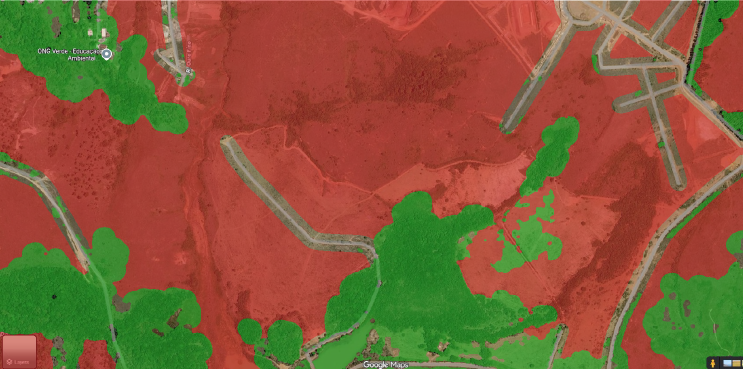
#> input picture outputs/Captura de tela 2026-05-11 202053/context_masks.png, 1486 x 738 px (shown at 1/2 size)
$ python montar_figuras.py
#> lines starting #> are read from the running program, lines starting #| are printed output that depends on the picture
"""
Gera as figuras do relatorio (latex/figuras/) e da apresentacao
(latex/apresentacao/figuras/) a partir das saidas em outputs/.

Produz:
  - grid_<data>.png  : os 9 passos de cada imagem (4 em cima, 5 embaixo),
                       rotulados, com o nome da imagem no topo (apresentacao).
  - dataset_exemplo.png : tile do SpaceNet — imagem ORIGINAL primeiro, depois a
                          mascara e o grafo de referencia (relatorio+apresentacao).
  - passo_1..9.png   : os 9 passos de uma imagem representativa (relatorio).
  - resultado_<data>.png : overlay final de cada imagem (relatorio).

Uso (a partir de versão_2/):  python montar_figuras.py
"""

import os
import cv2
import numpy as np

V2 = os.path.dirname(os.path.abspath(__file__))
OUT = os.path.join(V2, "outputs")
FIG_REL = os.path.join(V2, "latex", "figuras")
FIG_APR = os.path.join(V2, "latex", "apresentacao", "figuras")
DATA = os.path.join(V2, "..", "data")
os.makedirs(FIG_REL, exist_ok=True)
os.makedirs(FIG_APR, exist_ok=True)


def imread_u(path, flags=cv2.IMREAD_COLOR):
    """cv2.imread Unicode-safe (caminhos com 'ã' quebram o imread no Windows)."""
#> in imread_u, returned value is the input picture: shape (738, 1486, 3); mean B, G, R 56, 90.1, 133.8
    try:
        data = np.fromfile(path, dtype=np.uint8)
        return cv2.imdecode(data, flags) if data.size else None
    except Exception:
        return None


def imwrite_u(path, img, maxw=1000):
    """cv2.imwrite Unicode-safe, com limite de largura (PDF leve)."""
#> called with path = 'latex/figuras/contexto_legenda.png', maxw = 1000
    if maxw and img.shape[1] > maxw:
        s = maxw / img.shape[1]
#> s = 0.673
        img = cv2.resize(img, (maxw, int(img.shape[0] * s)),
                         interpolation=cv2.INTER_AREA)
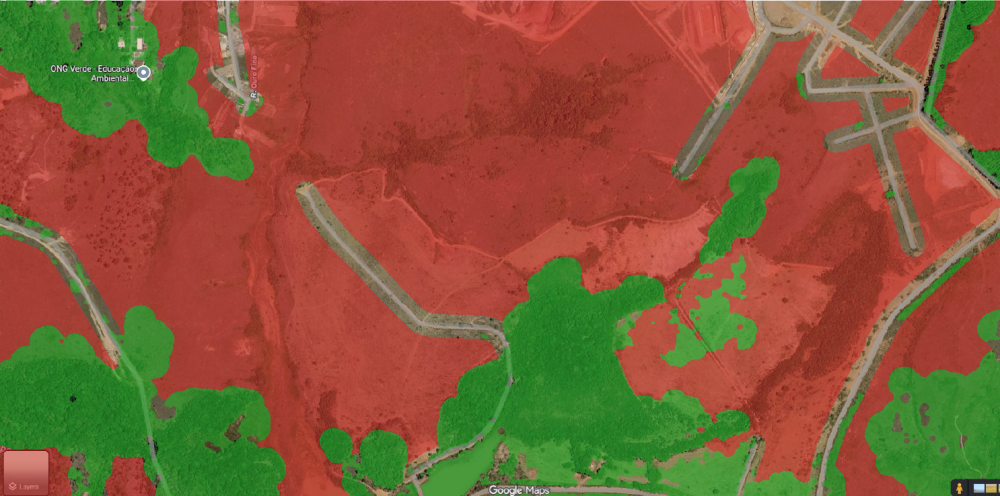
#> img: shape (496, 1000, 3); mean of channels 0, 1, 2 56, 90.1, 133.8; drawn as B, G, R
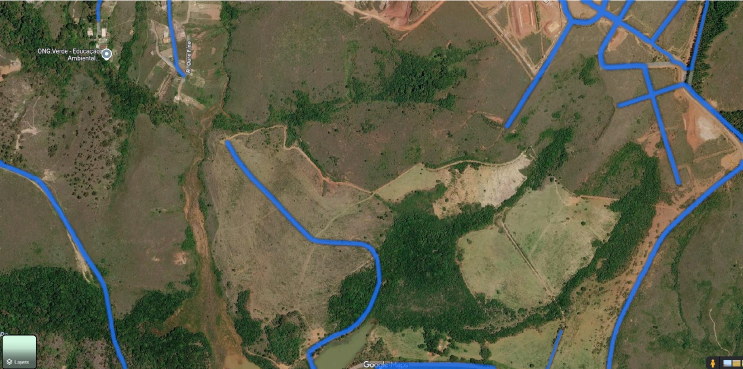
#> input picture outputs/Captura de tela 2026-05-11 202053/thick_overlay.png, 1486 x 738 px (shown at 1/2 size)
#> in imread_u, returned value is the input picture: shape (738, 1486, 3); mean B, G, R 71.1, 94.6, 93.6
    ext = os.path.splitext(path)[1] or ".png"
    ok, buf = cv2.imencode(ext, img)
    if ok:
        buf.tofile(path)
    return ok

STEPS = ["1_original", "2_preprocessamento_canny", "3_probabilidade_modelo",
         "4_mascaras_contexto", "5_probabilidade_suprimida", "6_binaria",
         "7_grafo_bruto", "8_grafo_refinado", "9_overlay_final"]
LABELS = ["1. Original", "2. Pre-proc (canny)", "3. Prob. modelo",
          "4. Mascaras contexto", "5. Prob. suprimida", "6. Binaria",
          "7. Grafo bruto", "8. Grafo refinado", "9. Overlay final"]


def _sanitize(folder):
    return folder.replace("Captura de tela ", "").replace(" ", "_")


# [48 lines left out: functions _labeled_thumb, build_step_grid, not called in this run]


def build_dataset_example():
    """Tile do SpaceNet: ORIGINAL primeiro, depois mascara GT, grafo e overlay."""
    tile = "AOI_2_Vegas_116"
    rgb = imread_u(os.path.join(DATA, tile + "__rgb.png"))
    gt = imread_u(os.path.join(DATA, tile + "__gt.png"))
    if rgb is None:
        print("dataset: tile nao encontrado, pulando")
        return

    H_img, W_img = rgb.shape[:2]
    p_path = os.path.join(DATA, tile + "__gt_graph_dense.p")

    # Try drawing from pickle for perfect alignment
    if os.path.exists(p_path):
        import pickle
        gd = np.zeros((H_img, W_img, 3), dtype=np.uint8)
        try:
            with open(p_path, 'rb') as f:
                g = pickle.load(f)
            # Draw edges
            for node, neighbors in g.items():
                y, x = node
                col = int(x)
                row = int(H_img - 1 - y)
                for nb in neighbors:
                    ny, nx = nb
                    ncol = int(nx)
                    nrow = int(H_img - 1 - ny)
                    cv2.line(gd, (col, row), (ncol, nrow), (255, 255, 255), 2)
            # Draw nodes
            for node in g.keys():
                y, x = node
                col = int(x)
                row = int(H_img - 1 - y)
                cv2.circle(gd, (col, row), 4, (255, 255, 255), -1)
        except Exception as e:
            print(f"Error drawing graph from pickle: {e}")
            gd = imread_u(os.path.join(DATA, tile + "__gt_graph_dense.png"))
    else:
        gd = imread_u(os.path.join(DATA, tile + "__gt_graph_dense.png"))

    H = 460

    # [8 lines left out: function lab, not called in this run]

    if gd is None:
        gd = np.full((H_img, W_img, 3), 40, np.uint8)

    gd_resized = cv2.resize(gd, (rgb.shape[1], rgb.shape[0]))
    overlay = rgb.copy()
    overlay[gd_resized[:, :, 0] > 127] = [0, 0, 255] # Vermelho em BGR

    gap = np.full((H, 8, 3), 255, np.uint8)
    montage = np.hstack([lab(rgb, "1) Imagem original (entrada)"), gap,
                         lab(gt, "2) Mascara de via (GT)"), gap,
                         lab(gd, "3) Grafo de referencia"), gap,
                         lab(overlay, "4) Grafo sobreposto")])
    for d in (FIG_REL, FIG_APR):
        imwrite_u(os.path.join(d, "dataset_exemplo.png"), montage)


def build_report_steps(folder="Captura de tela 2026-06-12 135241"):
    """Passos individuais de uma imagem representativa (relatorio: passo_N.png;
    apresentacao: nomes originais usados nos slides de explicacao do pipeline)."""
    pd = os.path.join(OUT, folder, "passos")
    for i, s in enumerate(STEPS, 1):
        im = imread_u(os.path.join(pd, s + ".png"))
        if im is None:
            continue
        imwrite_u(os.path.join(FIG_REL, f"passo_{i}.png"), im)
        imwrite_u(os.path.join(FIG_APR, s + ".png"), im)  # refresca a apresentacao
    # tambem a mascara de contexto como exemplo da legenda de cores
    ctx = imread_u(os.path.join(OUT, "Captura de tela 2026-05-13 020059",
                                  "context_masks.png"))
    if ctx is not None:
        imwrite_u(os.path.join(FIG_REL, "contexto_legenda.png"), ctx)


def build_result_overlays():
    for folder in sorted(os.listdir(OUT)):
        if not os.path.isdir(os.path.join(OUT, folder)):
            continue
        ov = os.path.join(OUT, folder, "thick_overlay.png")
        im = imread_u(ov) if os.path.isfile(ov) else None
        if im is not None:
            imwrite_u(os.path.join(FIG_REL, f"resultado_{_sanitize(folder)}.png"), im)
#> call 2 of imwrite_u, with maxw = 1000
#> in imwrite_u (call 2), `img = cv2.resize(img, (maxw, int(img.shape[0] * s)), interpolation=cv2..`:
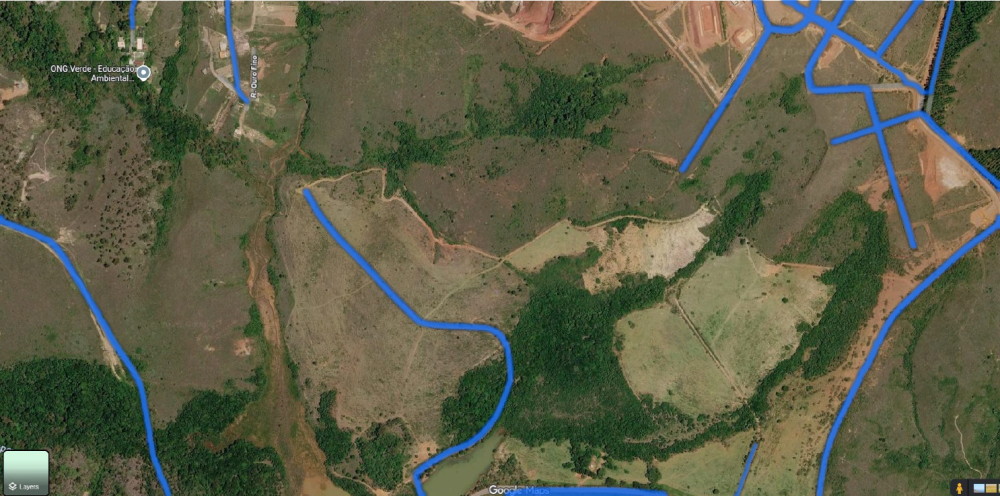
#> img: shape (496, 1000, 3); mean of channels 0, 1, 2 71.1, 94.6, 93.6; drawn as B, G, R


def build_all_report_steps():
    """Copia todos os 9 passos de cada imagem com prefixo para o relatorio."""
    for folder in sorted(os.listdir(OUT)):
        pd = os.path.join(OUT, folder, "passos")
        if not os.path.isdir(pd):
            continue
        san = _sanitize(folder)
        for i, s in enumerate(STEPS, 1):
            im = imread_u(os.path.join(pd, s + ".png"))
            if im is not None:
                imwrite_u(os.path.join(FIG_REL, f"{san}_passo_{i}.png"), im)


def main():
    folders = [d for d in sorted(os.listdir(OUT))
               if os.path.isdir(os.path.join(OUT, d, "passos"))]
    print(f"{len(folders)} imagens")
    for f in folders:
        print("grid:", build_step_grid(f))
    build_dataset_example()
    build_report_steps()
    build_result_overlays()
    build_all_report_steps()
    print("figuras geradas em latex/figuras/ e latex/apresentacao/figuras/")


if __name__ == "__main__":
    main()
